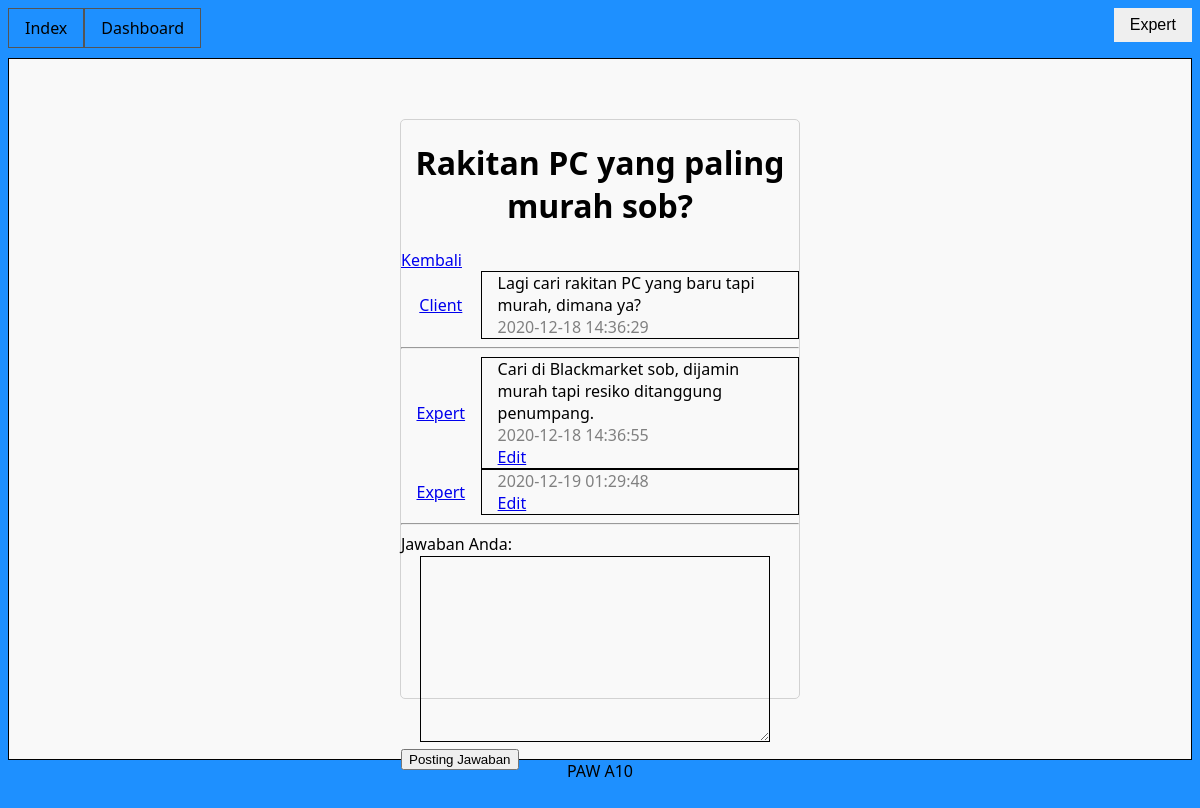
/thread.php?id=1 (signed in), run on the app's committed database.
### tables this page shows
CREATE TABLE `thread` (
  `thread_id` int(11) NOT NULL,
  `user_id` int(11) NOT NULL,
  `topic_id` int(11) NOT NULL,
  `title` varchar(255) NOT NULL,
  `question` varchar(8000) NOT NULL,
  `time` timestamp NOT NULL DEFAULT current_timestamp() ON UPDATE current_timestamp()
);

CREATE TABLE `user` (
  `user_id` int(11) NOT NULL,
  `email` varchar(255) NOT NULL,
  `password` varchar(64) NOT NULL,
  `name` varchar(255) NOT NULL,
  `bio` varchar(255) NOT NULL,
  `avatar` varchar(255) DEFAULT NULL,
  `type` varchar(255) NOT NULL
);

CREATE TABLE `answer` (
  `answer_id` int(11) NOT NULL,
  `user_id` int(11) NOT NULL,
  `thread_id` int(11) NOT NULL,
  `answer` varchar(8000) NOT NULL,
  `time` timestamp NOT NULL DEFAULT current_timestamp() ON UPDATE current_timestamp()
);

### view/thread_view.inc (the view, shortened to what this page needs)
<!DOCTYPE html>
<html lang="en">
<?php include "head.inc" ?>
<body>
    <?php include "navbar.inc"; ?>
    <div class="content">
        <div class="regisbox">
            <h1><?= $thread['title'] ?></h1>
            <a href="topik.php?topik=<?= $thread['topic_id'] ?>">Kembali</a>
            <div class="chat">
                <div class="bio">
                    <a href="bio.php?id=<?= $thread['user_id'] ?>"><?= $thread['name'] ?></a>
                </div>
                <div class="content">
                    <?= $thread['question'] ?>
                    <div class="time"><?= $thread['time'] ?></div>
                </div>
            </div>
            <hr>
            <?php foreach ($answers as $answer) : ?>
                <div class="chat">
                    <div class="bio">
                        <a href="bio.php?id=<?= $answer['user_id'] ?>"><?= $answer['name'] ?></a>
                    </div>
                    <div class="content">
                        <?= $answer['answer'] ?>
                        <div class="time"><?= $answer['time'] ?></div>
                        <?php if ($answer['user_id'] == $_SESSION['id']) : ?>
                            <a href="thread_edit.php?answer_id=<?= $answer['answer_id'] ?>">Edit</a>
                        <?php endif ?>
                    </div>
                </div>
            <?php endforeach ?>
            <hr>
            <form method="post">
                <label for="answer">Jawaban Anda:</label>
                <textarea name="answer" id="answer" class="inputan" rows="10"></textarea>
                <input type="submit" value="Posting Jawaban">
            </form>
        </div>
    </div>
    <?php include "footer.inc"; ?>
</body>
</html>

### style.css (style rules this page uses)
* { box-sizing: border-box; }
html, body { height: 100%; font-family: 'Segoe UI', Tahoma, Geneva, Verdana, sans-serif; background-color: #1E90FF; }
.content { min-height: 80%; border: 1px solid; margin: auto; padding: 0 16px; background-color: #f9f9f9; }
.regisbox { width: 400px; height: 580px; border: 1px solid #d2d2d2; border-radius: 5px; margin: 60px auto; }
.regisbox h1 { color: black; text-align: center; }
.inputan { width: 350px; margin-top: 1px; margin-left: 19px; margin-right: 20px; border: 1px solid black; font-size: 16px; background: transparent; }
.chat { display: flex; }
.chat .bio { width: 20%; text-align: center; display: flex; flex-direction: column; justify-content: center; }
.chat .content { width: 80%; }
.chat .time { color: gray; }

### data on the page
thread: title "Rakitan PC yang paling murah sob?", user.name "Client", question "Lagi cari rakitan PC yang baru tapi murah, dimana ya?", time "2020-12-18 14:36:29"
answer: user.name "Expert", answer "Cari di Blackmarket sob, dijamin murah tapi resiko ditanggung penumpang.", time "2020-12-18 14:36:55"
answer: user.name "Expert", time "2020-12-19 01:29:48"

### other printed values
$_SESSION['name'] "Expert"
